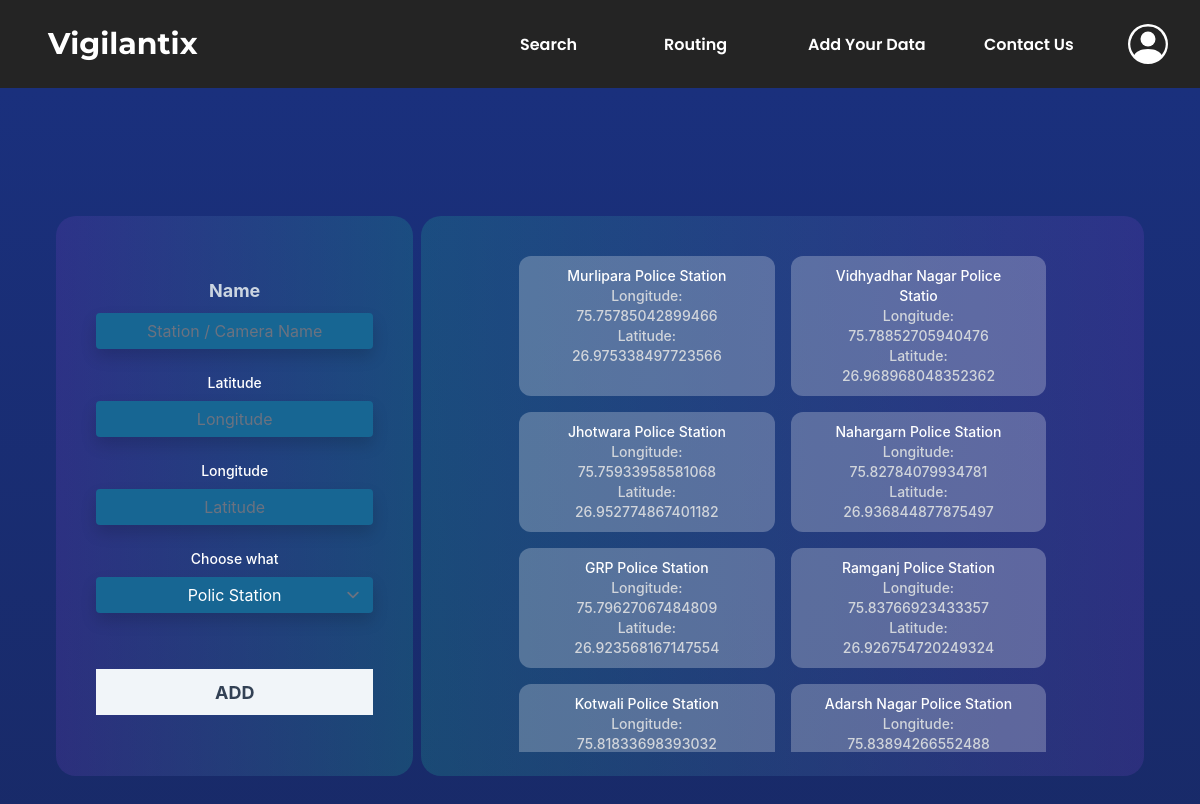
Page /police on the committed database.
### Vigilantix/models.py (models this page shows, shortened)
class PolicStation(models.Model):
    name = models.CharField(max_length=30, default="na")
    latitude = models.FloatField()
    longitude = models.FloatField()

### Vigilantix/views.py (the view, shortened to what this page needs)
# urls.py: path("police", views.police, name="police"),
def police(request):
    return render(request, 'Vigilantix/police.html',{
        'policelist':PolicStation.objects.all().reverse()
    })

### Vigilantix/templates/Vigilantix/police.html (shortened to what this page needs)
{% extends "Vigilantix/layout.html" %} {% load static %}{% block body %}
<div
  class="grid grid-cols-3 h-screen gap-2 justify-center align-middle px-14"
  style="background-image: linear-gradient(to top, #141b34, #1a307d)"
>
  <div class="col-span-1">
    <div
      class="py-2 align-middle flex justify-center"
      style="
        background-image: linear-gradient(
          to left,
          rgba(31, 183, 155, 0.22),
          rgba(113, 65, 191, 0.22)
        );
        margin-top: 8rem;
        height: 35rem;
        border-radius: 20px;
      "
    >
      <form
        method="post"
        id="my-form"
        class="px-10 flex flex-col justify-center"
      >
        <div class="mb-6 justify-center align-middle">
          <label
            for="psname"
            class="block text-center text-lg font-bold mb-2 text-slate-300"
            >Name</label
          >
          <input
            type="text"
            id="psname"
            style="background-color: #176693"
            name="psname"
            class="shadow text-center border-none text-white rounded w-full py-2 px-3 leading-tight focus:outline-none"
            placeholder="Station / Camera Name"
            required
          />
        </div>
        <div class="mb-6">
          <label
            for="pslat"
            class="block mb-2 text-center text-sm font-medium text-white dark:text-white"
            >Latitude</label
          >
          <input
            type="float"
            id="pslat"
            name="pslat"
            style="background-color: #176693"
            class="shadow text-center appearance-none border-none text-white rounded w-full py-2 px-3 leading-tight focus:outline-none"
            placeholder="Longitude"
            required
          />
        </div>
        <div class="mb-6">
          <label
            for="pslon"
            class="block mb-2 text-center text-sm font-medium text-white dark:text-white"
            >Longitude</label
          >
          <input
            type="float"
            id="pslon"
            name="pslon"
            style="background-color: #176693"
            class="shadow text-center appearance-none border-none text-white rounded w-full py-2 px-3 leading-tight focus:outline-none"
            placeholder="Latitude"
            required
          />
        </div>
        <div class="mb-6">
          <label
            class="block mb-2 text-center text-sm font-medium text-white dark:text-white"
            >Choose what</label
          >
          <select
            style="background-color: #176693"
            class="shadow text-center appearance-none border-none text-white rounded w-full py-2 px-3 leading-tight focus:outline-none"
            name="selection"
          >
            <option value="1">Polic Station</option>
          </select>
        </div>
        <button
          type="submit"
          class="inline-block border-0 bg-slate-100 px-6 pb-2 mt-8 pt-2.5 text-lg uppercase text-slate-700 font-bold hover:bg-slate-600 hover:shadow-lg hover:border-white transition duration-500 hover:text-white"
        >
          Add
        </button>
      </form>
    </div>
  </div>
  <div
    style="
      background-image: linear-gradient(
        to right,
        rgba(31, 183, 155, 0.22),
        rgba(113, 65, 191, 0.22)
      );
      margin-top: 8rem;
      border-radius: 20px;
      height: 35rem;
    "
    class="flex col-span-2 justify-center p-6"
  >
    <div
      class="grid grid-cols-2 px-8 py-2 rounded-xl overflow-y-scroll align-middle text-center scrollbar-thin scrollbar-thumb-blue-400"
      style="width: 90%; background"
    >
      {% for policestn in policelist %}
      <div
        class="py-2.5 px-7 m-2 text-sm font-medium focus:outline-none -slate-500 border-none"
        style="background-color: rgba(255, 255, 255, 0.25); border-radius: 12px"
      >
        <div class="text-center align-middle text-white">
          {{policestn.name}}
        </div>
        <div class="text-center align-middle text-gray-300">
          Longitude: {{policestn.longitude}}
          <br />
          Latitude: {{policestn.latitude}}
        </div>
      </div>
      {% endfor %}
    </div>
  </div>
</div>
{% endblock %}

### rows in the picture
PolicStation: name "Murlipara Police Station", longitude "75.75785042899466", latitude "26.975338497723566"
PolicStation: name "Vidhyadhar Nagar Police Statio", longitude "75.78852705940476", latitude "26.968968048352362"
PolicStation: name "Jhotwara Police Station", longitude "75.75933958581068", latitude "26.952774867401182"
PolicStation: name "Nahargarn Police Station", longitude "75.82784079934781", latitude "26.936844877875497"
PolicStation: name "GRP Police Station", longitude "75.79627067484809", latitude "26.923568167147554"
PolicStation: name "Ramganj Police Station", longitude "75.83766923433357", latitude "26.926754720249324"
PolicStation: name "Kotwali Police Station", longitude "75.81833698393032"
PolicStation: name "Adarsh Nagar Police Station", longitude "75.83894266552488"
